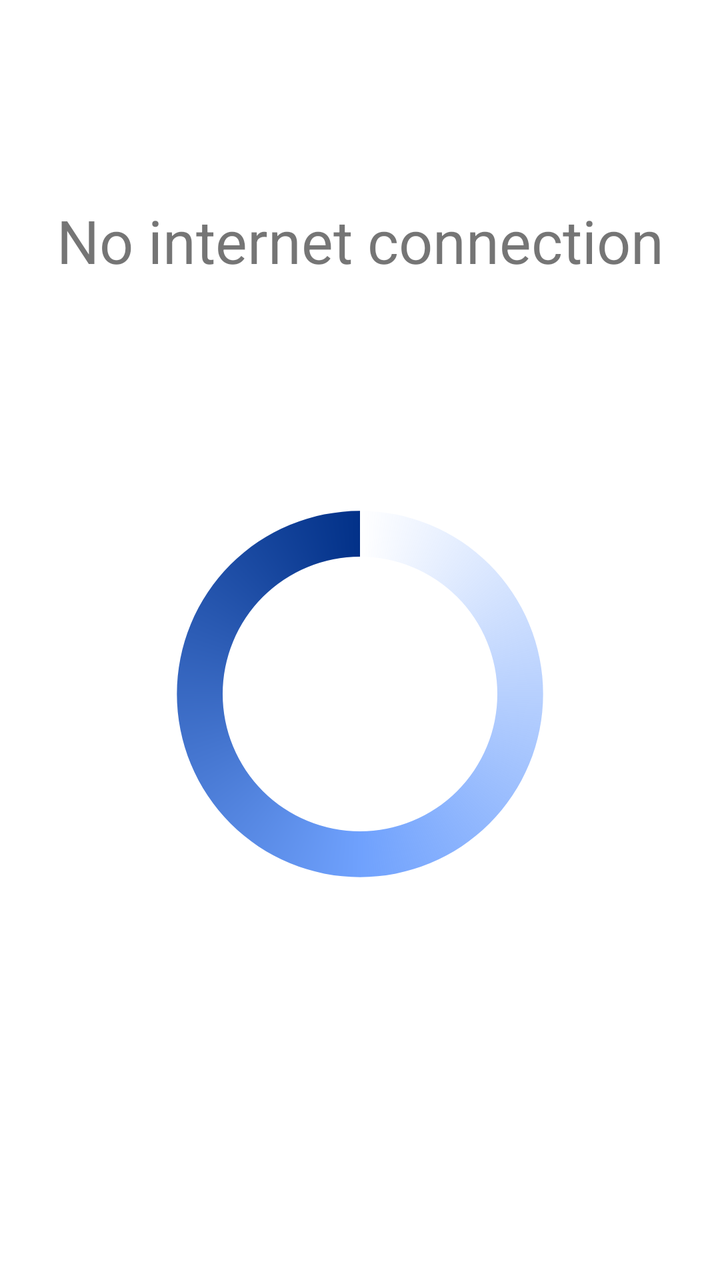
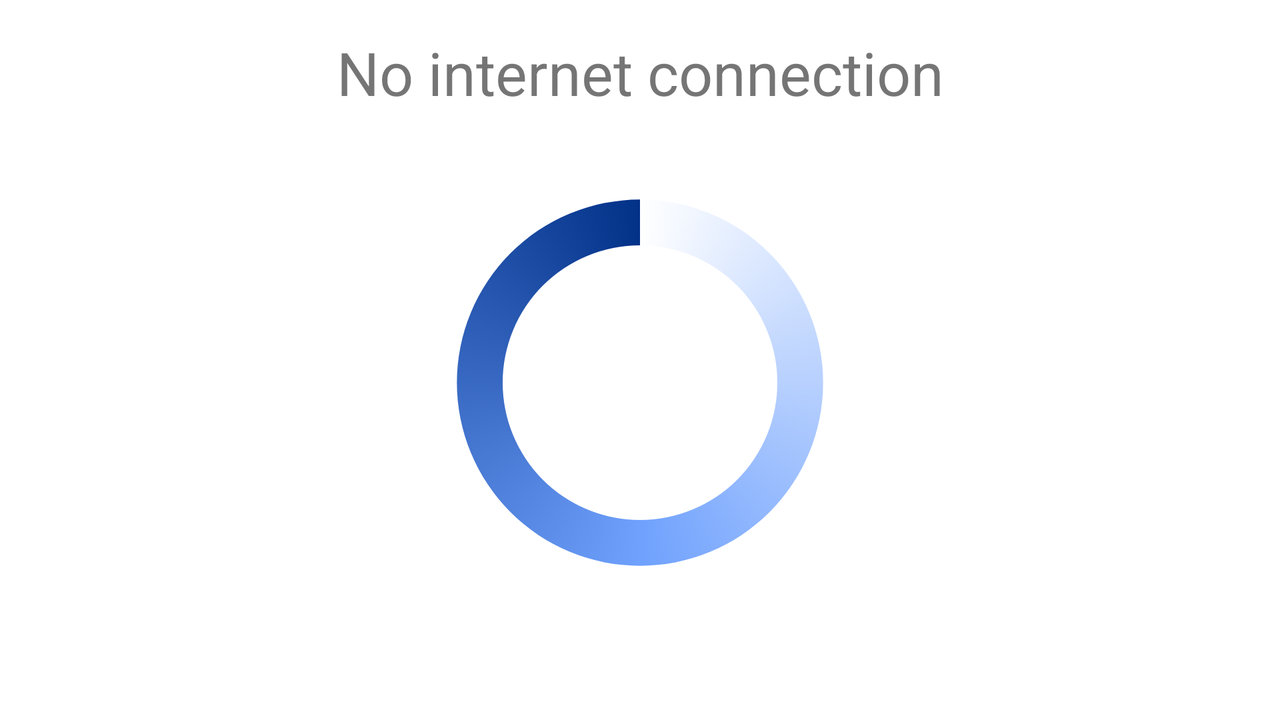

First picture: res/layout/ on a phone held upright. Second picture: the repository's own variant of that layout, on a device whose configuration matches the variant's folder. Source for both follows.
<!-- AndroidManifest.xml: application theme AppTheme -->
<!-- res/layout/activity_no_internet_connection.xml -->
<?xml version="1.0" encoding="utf-8"?>
<androidx.constraintlayout.widget.ConstraintLayout xmlns:android="http://schemas.android.com/apk/res/android"
    xmlns:app="http://schemas.android.com/apk/res-auto"
    xmlns:tools="http://schemas.android.com/tools"
    android:layout_width="match_parent"
    android:layout_height="match_parent"
    android:orientation="vertical">

    <TextView
        android:id="@+id/textView2"
        android:layout_width="0dp"
        android:layout_height="wrap_content"
        android:layout_marginStart="8dp"
        android:layout_marginLeft="8dp"
        android:layout_marginTop="100dp"
        android:layout_marginEnd="8dp"
        android:layout_marginRight="8dp"
        android:text="No internet connection"
        android:textAlignment="center"
        android:textSize="30dp"
        app:layout_constraintEnd_toEndOf="parent"
        app:layout_constraintHorizontal_bias="0.0"
        app:layout_constraintStart_toStartOf="parent"
        app:layout_constraintTop_toTopOf="parent" />

    <ProgressBar
        android:id="@+id/noInternetProgressBar"
        style="?android:attr/progressBarStyle"
        android:layout_width="0dp"
        android:layout_height="206dp"
        android:layout_marginStart="60dp"
        android:layout_marginLeft="60dp"
        android:layout_marginTop="60dp"
        android:layout_marginEnd="60dp"
        android:layout_marginRight="60dp"
        android:layout_marginBottom="8dp"
        android:indeterminateDrawable="@drawable/progressbar_icon"
        app:layout_constraintBottom_toBottomOf="parent"
        app:layout_constraintEnd_toEndOf="parent"
        app:layout_constraintHorizontal_bias="0.0"
        app:layout_constraintStart_toStartOf="parent"
        app:layout_constraintTop_toBottomOf="@+id/textView2"
        app:layout_constraintVertical_bias="0.193" />

</androidx.constraintlayout.widget.ConstraintLayout>
<!-- resources referenced by this layout -->
<resources>
  <!-- drawable progressbar_icon (drawable) -->
  <?xml version="1.0" encoding="utf-8"?>
  <rotate xmlns:android="http://schemas.android.com/apk/res/android"
      android:fromDegrees="-90"
      android:pivotX="50%"
      android:pivotY="50%"
      android:toDegrees="270">
  
      <shape
          android:shape="ring"
          android:useLevel="false">
  
          <gradient android:endColor="#023188"
              android:centerColor="@color/colorSpaceBlue"
              android:type="sweep"
              android:useLevel="false"
              />
  
  
      </shape>
  </rotate>
  <style name="AppTheme" parent="Theme.MaterialComponents.Light.NoActionBar">
          
          <item name="colorPrimary">@color/colorPrimary</item>
          <item name="colorPrimaryDark">@color/colorCyanBlue</item>
          <item name="colorAccent">@color/colorAccent</item>
      </style>
  <color name="colorSpaceBlue">#6FA1FD</color>
  <color name="colorPrimary">#008577</color>
  <color name="colorCyanBlue">#0353E6</color>
  <color name="colorAccent">#D81B60</color>
</resources>
<!-- res/layout-land/activity_no_internet_connection.xml (the repository's variant of the layout above) -->
<!-- drawn on the phone turned sideways -->
<?xml version="1.0" encoding="utf-8"?>
<androidx.constraintlayout.widget.ConstraintLayout xmlns:android="http://schemas.android.com/apk/res/android"
    xmlns:app="http://schemas.android.com/apk/res-auto"
    xmlns:tools="http://schemas.android.com/tools"
    android:layout_width="match_parent"
    android:layout_height="match_parent"
    android:orientation="vertical">

    <TextView
        android:id="@+id/textView2"
        android:layout_width="0dp"
        android:layout_height="wrap_content"
        android:layout_marginStart="8dp"
        android:layout_marginLeft="8dp"
        android:layout_marginTop="16dp"
        android:layout_marginEnd="8dp"
        android:layout_marginRight="8dp"
        android:text="No internet connection"
        android:textAlignment="center"
        android:textSize="30dp"
        app:layout_constraintEnd_toEndOf="parent"
        app:layout_constraintHorizontal_bias="0.0"
        app:layout_constraintStart_toStartOf="parent"
        app:layout_constraintTop_toTopOf="parent" />

    <ProgressBar
        android:id="@+id/noInternetProgressBar"
        style="?android:attr/progressBarStyle"
        android:layout_width="0dp"
        android:layout_height="206dp"
        android:layout_marginStart="60dp"
        android:layout_marginLeft="60dp"
        android:layout_marginTop="32dp"
        android:layout_marginEnd="60dp"
        android:layout_marginRight="60dp"
        android:indeterminateDrawable="@drawable/progressbar_icon"
        app:layout_constraintEnd_toEndOf="parent"
        app:layout_constraintHorizontal_bias="0.0"
        app:layout_constraintStart_toStartOf="parent"
        app:layout_constraintTop_toBottomOf="@+id/textView2" />
</androidx.constraintlayout.widget.ConstraintLayout>
